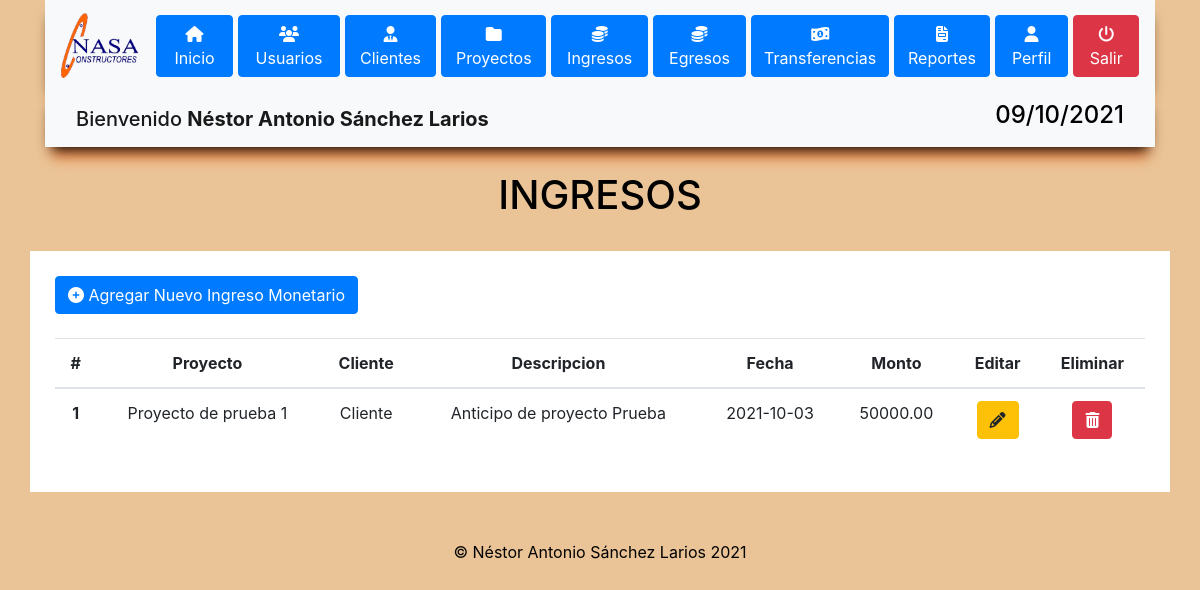
The app's page /vistas/ingresos.php (signed in) with its own data.
### tables this page shows
CREATE TABLE `ingreso` (
  `id_ingreso` int(11) NOT NULL,
  `id_proyecto` int(11) NOT NULL,
  `fecha` date NOT NULL,
  `monto` decimal(10,2) NOT NULL,
  `descripcion` text NOT NULL,
  `estado` int(11) NOT NULL
);

CREATE TABLE `proyecto` (
  `id_proyecto` int(11) NOT NULL,
  `id_cliente` int(11) NOT NULL,
  `nombre` text NOT NULL,
  `municipio` int(11) NOT NULL,
  `departamento` int(11) NOT NULL,
  `direccion` text NOT NULL,
  `precio` decimal(10,2) NOT NULL,
  `contrato` text NOT NULL,
  `fecha_inicio` date NOT NULL,
  `fecha_fin` date NOT NULL,
  `nog` text NOT NULL,
  `estadoproyecto` int(11) NOT NULL,
  `estado` int(11) NOT NULL
);

CREATE TABLE `cliente` (
  `id_cliente` int(11) NOT NULL,
  `nombre` text NOT NULL,
  `telefono` int(8) NOT NULL,
  `direccion` text NOT NULL,
  `nit` int(11) NOT NULL,
  `estado` int(11) NOT NULL
);

### vistas/ingresos.php (the view, shortened to what this page needs)
<?php
include '../modelos/conexion.php';
?>
<!DOCTYPE html>
<html lang="es">
<head>
<?php
include "header/directorio.php"
?>
</head>
<body>
<?php
    include "header/header.php"
?>
<br>
<div class="container">
    <h1 class="text-center" style="color: black;">INGRESOS</h1>
</div>
<br>
<div class="container" style="background-color: white; padding: 25px;">
    <button type="button" class="btn btn-primary" data-toggle="modal" data-target="#ingresoModal">
    <i class="fas fa-plus-circle"></i> Agregar Nuevo Ingreso Monetario
    </button>
    <br>
    <br>
    <table id="ingresos" class="table text-center table-responsive-lg">
  <thead>
    <tr>
      <th scope="col">#</th>
      <th scope="col">Proyecto</th>
      <th scope="col">Cliente</th>
      <th scope="col">Descripcion</th>
      <th scope="col">Fecha</th>
      <th scope="col">Monto</th>
      <th scope="col">Editar</th>
      <th scope="col">Eliminar</th>
    </tr>
  </thead>
  <tbody>
  <?php
  $qingreso = "SELECT i.id_ingreso as idingreso, p.nombre as nomproyecto, c.nombre as nomcliente, i.fecha as fecha,
               i.monto as monto, i.descripcion as descripcion FROM ingreso i
               inner join proyecto as p on i.id_proyecto = p.id_proyecto
               inner join cliente as c on p.id_cliente = c.id_cliente
                WHERE i.estado !=0";
  $resultado = mysqli_query($conexion,$qingreso);
  $i =0;
  while($ingreso = mysqli_fetch_array($resultado)){
    $i ++;
    ?>
    <tr>
    <th scope="row"><?php echo $i ?></th>
      <td><?php echo $ingreso['nomproyecto'] ?></td>
      <td><?php echo $ingreso['nomcliente'] ?></td>
      <td><?php echo $ingreso['descripcion'] ?></td>
      <td><?php echo $ingreso['fecha'] ?></td>
      <td><?php echo $ingreso['monto'] ?></td>
      <td>
      <div class="" >
        <div role="group" aria-label="Third group">
        <button type="button" id="botonEditar" class="btn btn-warning" data-toggle="modal" data-target="#EditarIngresoModal"
        data-id="<?php echo $ingreso['idingreso']?>" data-monto="<?php echo $ingreso['monto']?>"
         data-descri="<?php echo $ingreso['descripcion']?>">
        <i class="fas fa-pencil-alt"></i>
        </button>
            </div>
            </td>
      <td>
      <div role="group" aria-label="Third group">
        <button type="button" id="botonEliminar" class="btn btn-danger" data-toggle="modal" data-target="#EliminarIngresoModal"
        data-idi="<?php echo $ingreso['idingreso']  ?>">
        <i class="fas fa-trash-alt"></i>
        </button>
          </div>
      </td>
  </div>
    <?php
  }
    ?>
        <br>
        <br>
      <div class="footer text-center">
          <p>© Néstor Antonio Sánchez Larios 2021</p>
      </div>
</body>
</html>

### css/inicio.css (style rules this page uses)
body { background-color: #EAC497; }
.footer { color: black; }

### records on screen
ingreso: id_proyecto.nombre "Proyecto de prueba 1", cliente.nombre "Cliente", descripcion "Anticipo de proyecto Prueba", fecha "2021-10-03", monto "50000.00"

### other values on screen
$nombreU "Néstor Antonio Sánchez Larios"
